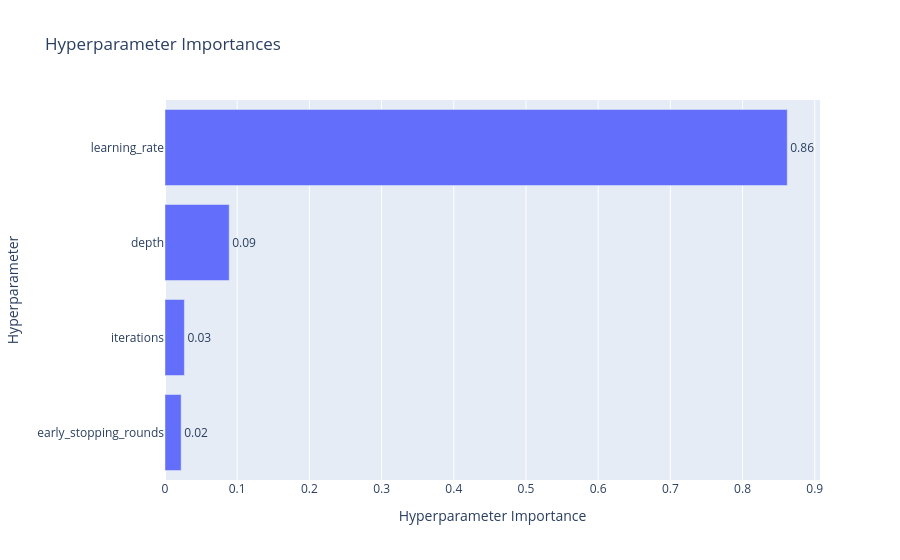

Notebook cell for this chart:
### Code cell
vis.plot_param_importances(study)

### Figure 1 — Plotly figure (JSON) as saved in the notebook; plotly's stock layout.template omitted (floating-point values rounded to 4 significant figures)
{"data": [{"cliponaxis": false, "hovertemplate": ["early_stopping_rounds (IntDistribution): 0.02237057589043691<extra></extra>", "iterations (IntDistribution): 0.026840151520815477<extra></extra>", "depth (IntDistribution): 0.08890785266363052<extra></extra>", "learning_rate (FloatDistribution): 0.861881419925117<extra></extra>"], "name": "Objective Value", "orientation": "h", "text": ["0.02", "0.03", "0.09", "0.86"], "textposition": "outside", "x": [0.02237, 0.02684, 0.08891, 0.8619], "y": ["early_stopping_rounds", "iterations", "depth", "learning_rate"], "type": "bar"}], "layout": {"title": {"text": "Hyperparameter Importances"}, "xaxis": {"title": {"text": "Hyperparameter Importance"}}, "yaxis": {"title": {"text": "Hyperparameter"}}}}
